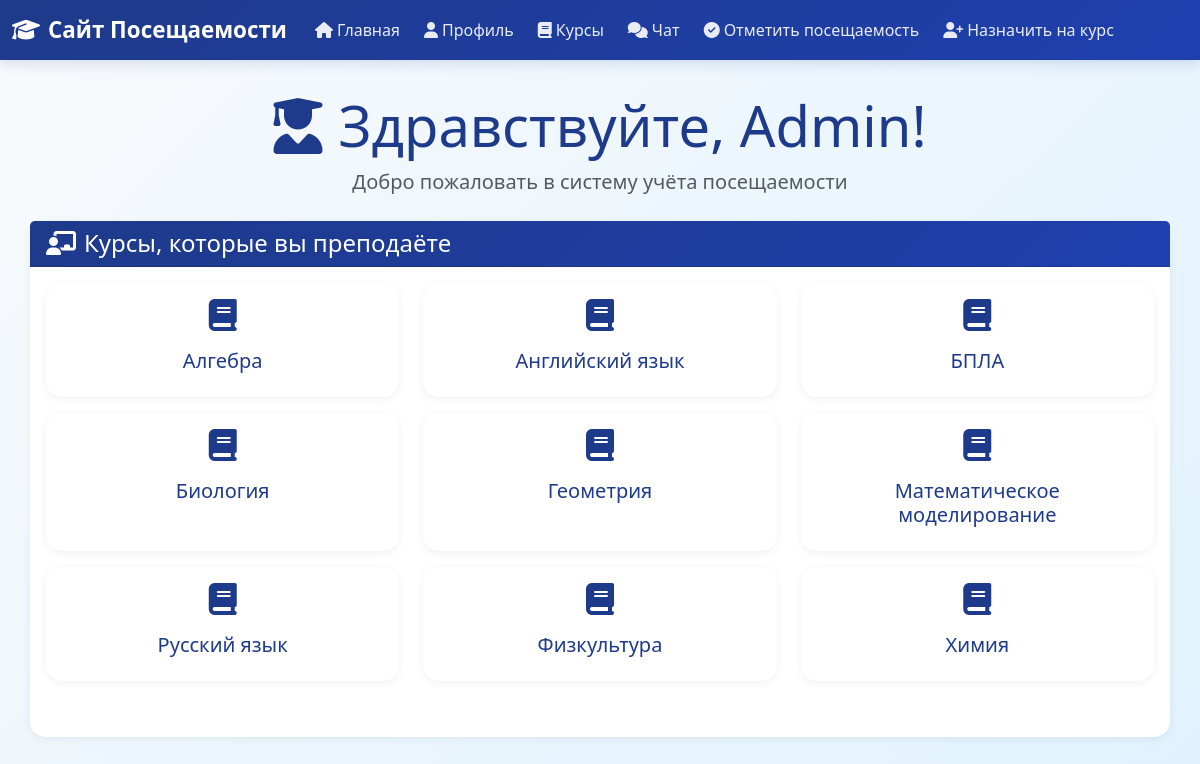
The page /index (signed in) on the database its author committed.
### app/models.py (models this page shows, shortened)
class User(UserMixin, db.Model):
    id: so.Mapped[int] = so.mapped_column(primary_key=True)
    username: so.Mapped[str] = so.mapped_column(sa.String(64), index=True, unique=True)
    email: so.Mapped[str] = so.mapped_column(sa.String(120), index=True, unique=True)
    password_hash: so.Mapped[Optional[str]] = so.mapped_column(sa.String(256))
    role: so.Mapped[str] = so.mapped_column(sa.String(20), default='student')
    about_me: so.Mapped[Optional[str]] = so.mapped_column(sa.String(140))
    last_seen: so.Mapped[Optional[datetime]] = so.mapped_column(default=lambda: datetime.now(timezone.utc))
    sent_messages: so.Mapped[List['Message']] = so.relationship(
        'Message',
        foreign_keys='Message.sender_id',
        back_populates='sender'
    )
    received_messages: so.Mapped[List['Message']] = so.relationship(
        'Message',
        foreign_keys='Message.recipient_id',
        back_populates='recipient'
    )
    teaching_courses: so.Mapped[List['Course']] = so.relationship(
        secondary=teacher_course_association,
        back_populates='teachers',
        collection_class=list
    )
    enrolled_courses: so.Mapped[List['Course']] = so.relationship(
        secondary=student_course_association,
        back_populates='students',
        collection_class=list
    )
    attendance_records: so.WriteOnlyMapped['AttendanceRecord'] = so.relationship(
        back_populates='student',
        cascade="all, delete-orphan"
    )

class Course(db.Model):
    id: so.Mapped[int] = so.mapped_column(primary_key=True)
    name: so.Mapped[str] = so.mapped_column(sa.String(100), unique=True, index=True)
    description: so.Mapped[Optional[str]] = so.mapped_column(sa.String(256))
    teachers: so.Mapped[List['User']] = so.relationship(
        secondary=teacher_course_association,
        back_populates='teaching_courses',
        collection_class=list
    )
    students: so.Mapped[List['User']] = so.relationship(
        secondary=student_course_association,
        back_populates='enrolled_courses',
        collection_class=list,
        lazy='joined'
    )
    attendance_records: so.WriteOnlyMapped['AttendanceRecord'] = so.relationship(
        back_populates='course',
        cascade="all, delete-orphan"
    )

### app/routes.py (the view)
@app.route('/')
@app.route('/index')
@login_required
def index():
    page = request.args.get('page', 1, type=int)
    if current_user.role == 'student':
        attendance_records_query = sa.select(AttendanceRecord).where(
            AttendanceRecord.student_id == current_user.id
        ).order_by(AttendanceRecord.date.desc())
        attendance_records_pagination = db.paginate(
            attendance_records_query,
            page=page,
            per_page=current_app.config['ITEMS_PER_PAGE'],
            error_out=False
        )
        attendance_records = attendance_records_pagination.items
        next_url = url_for('index', page=attendance_records_pagination.next_num) \
            if attendance_records_pagination.has_next else None
        prev_url = url_for('index', page=attendance_records_pagination.prev_num) \
            if attendance_records_pagination.has_prev else None
        return render_template(
            'index.html',
            title='Главная',
            attendance_records=attendance_records,
            user=current_user,
            next_url=next_url,
            prev_url=prev_url
        )
    else:
        teaching_courses_query = sa.select(Course).join(User.teaching_courses).where(
            User.id == current_user.id
        ).order_by(Course.name)
        teaching_courses_pagination = db.paginate(
            teaching_courses_query,
            page=page,
            per_page=current_app.config['ITEMS_PER_PAGE'],
            error_out=False
        )
        teaching_courses = teaching_courses_pagination.items
        next_url = url_for('index', page=teaching_courses_pagination.next_num) \
            if teaching_courses_pagination.has_next else None
        prev_url = url_for('index', page=teaching_courses_pagination.prev_num) \
            if teaching_courses_pagination.has_prev else None
        return render_template(
            'index.html',
            title='Главная',
            teaching_courses=teaching_courses,
            user=current_user,
            next_url=next_url,
            prev_url=prev_url
        )

### app/models.py (called while the page is built)
@login.user_loader
def load_user(id: int) -> Optional[User]:
    return db.session.get(User, id)

### app/templates/index.html (shortened to what this page needs)
{% extends "base.html" %}
{% block content %}
    <div class="home-page">
    <div class="text-center mb-4">
        <h1 class="display-4 text-primary">
            <i class="fas fa-user-graduate me-3"></i>Здравствуйте, {{ current_user.username }}!
        </h1>
        <p class="lead text-muted">Добро пожаловать в систему учёта посещаемости</p>
    </div>
    {% if current_user.role == 'student' %}
        <div class="row">
            <div class="col-12">
                <div class="card border-0 shadow-sm">
                    <div class="card-header bg-primary text-white">
                        <h2 class="h4 mb-0">
                            <i class="fas fa-calendar-check me-2"></i>Ваши записи о посещаемости
                        </h2>
                    </div>
                    <div class="card-body">
                        {% if attendance_records %}
                            <div class="row">
                                {% for record in attendance_records %}
                                    <div class="col-md-6 col-lg-4 mb-3">
                                        <div class="card h-100 border-0 shadow-sm">
                                            <div class="card-body text-center">
                                                <div class="mb-3">
                                                    <i class="fas fa-book fa-2x text-primary"></i>
                                                </div>
                                                <h5 class="card-title text-primary">{{ record.course.name }}</h5>
                                                <p class="card-text text-muted">
                                                    <i class="fas fa-clock me-1"></i>{{ record.date.strftime('%d.%m.%Y %H:%M') }}
                                                </p>
                                                <div class="mb-2">
                                                    {% if record.status == 'present' %}
                                                        <span class="badge bg-success fs-6">
                                                            <i class="fas fa-check me-1"></i>Присутствует
                                                        </span>
                                                    {% elif record.status == 'absent' %}
                                                        <span class="badge bg-danger fs-6">
                                                            <i class="fas fa-times me-1"></i>Отсутствует
                                                        </span>
                                                    {% elif record.status == 'late' %}
                                                        <span class="badge bg-warning fs-6">
                                                            <i class="fas fa-clock me-1"></i>Опоздал
                                                        </span>
                                                    {% else %}
                                                        <span class="badge bg-secondary fs-6">{{ record.status }}</span>
                                                    {% endif %}
                                                </div>
                                                {% if record.notes %}
                                                    <p class="card-text small text-muted">
                                                        <i class="fas fa-sticky-note me-1"></i>{{ record.notes }}
                                                    </p>
                                                {% endif %}
                                            </div>
                                        </div>
                                    </div>
                                {% endfor %}
                            </div>
                            <div class="d-flex justify-content-between align-items-center mt-4">
                                {% if prev_url %}
                                    <a href="{{ prev_url }}" class="btn btn-outline-primary">
                                        <i class="fas fa-chevron-left me-1"></i>Предыдущие записи
                                    </a>
                                {% endif %}
                                {% if next_url %}
                                    <a href="{{ next_url }}" class="btn btn-outline-primary">
                                        Следующие записи<i class="fas fa-chevron-right ms-1"></i>
                                    </a>
                                {% endif %}
                            </div>
                        {% else %}
                            <div class="text-center py-5">
                                <i class="fas fa-calendar-times fa-3x text-muted mb-3"></i>
                                <p class="text-muted">У вас пока нет записей о посещаемости.</p>
                            </div>
                        {% endif %}
                    </div>
                </div>
            </div>
        </div>
    {% elif current_user.role == 'teacher' %}
        <div class="row">
            <div class="col-12">
                <div class="card border-0 shadow-sm">
                    <div class="card-header bg-primary text-white">
                        <h2 class="h4 mb-0">
                            <i class="fas fa-chalkboard-teacher me-2"></i>Курсы, которые вы преподаёте
                        </h2>
                    </div>
                    <div class="card-body">
                        {% if teaching_courses %}
                            <div class="row">
                                {% for course in teaching_courses %}
                                    <div class="col-md-6 col-lg-4 mb-3">
                                        <div class="card course-card h-100 border-0 shadow-sm">
                                            <div class="card-body text-center">
                                                <div class="mb-3">
                                                    <i class="fas fa-book fa-2x text-primary"></i>
                                                </div>
                                                <h5 class="card-title text-primary">{{ course.name }}</h5>
                                            </div>
                                        </div>
                                    </div>
                                {% endfor %}
                            </div>
                        {% endif %}
                    </div>
                </div>
            </div>
        </div>
    {% else %}
        <div class="text-center py-5">
            <i class="fas fa-graduation-cap fa-3x text-primary mb-3"></i>
            <p class="lead text-muted">Добро пожаловать на сайт посещаемости!</p>
        </div>
    {% endif %}
    </div>
{% endblock %}

### app/templates/base.html (style rules this page uses)
:root { --primary-blue: #1e3a8a; --secondary-blue: #3b82f6; --light-blue: #dbeafe; --accent-blue: #60a5fa; --dark-blue: #1e40af; }
body { background: linear-gradient(135deg, #f8fafc 0%, #e0f2fe 100%); min-height: 100vh; font-family: 'Segoe UI', Tahoma, Geneva, Verdana, sans-serif; }
h1, h2, h3 { color: var(--primary-blue); font-weight: 600; }
.card { border: none; border-radius: 16px; box-shadow: 0 4px 20px rgba(0, 0, 0, 0.08); transition: transform 0.3s ease, box-shadow 0.3s ease; }
.text-primary { color: var(--primary-blue) !important; }
.bg-primary { background: linear-gradient(135deg, var(--primary-blue) 0%, var(--dark-blue) 100%) !important; }
.fas, .far, .fab { transition: transform 0.3s ease; }
.shadow-sm { box-shadow: 0 2px 8px rgba(0, 0, 0, 0.06) !important; }

### rows shown on the page
User: username "Admin"
Course: name "Алгебра"
Course: name "Английский язык"
Course: name "БПЛА"
Course: name "Биология"
Course: name "Геометрия"
Course: name "Математическое моделирование"
Course: name "Русский язык"
Course: name "Физкультура"
Course: name "Химия"
